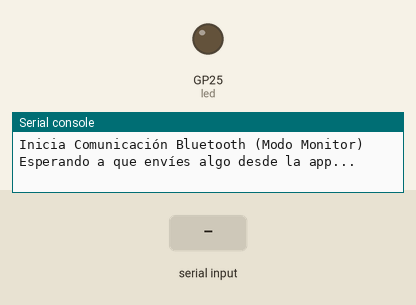
Recording of a program running on a simulated Raspberry Pi Pico running MicroPython. Shown: output pins drawn as LEDs (lit = HIGH), the last lines printed to the serial console. The inputs (shaded band) are chosen by the test bench.

Above: at 1.2 s.
1.3 s: "1" received over the second serial link
At 1.6 s:
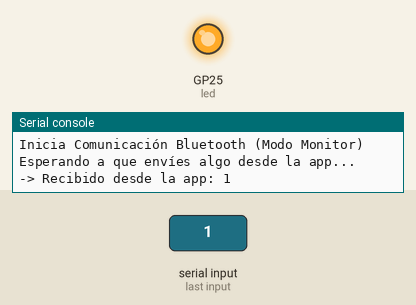
2.8 s: "0" received over the second serial link
At 3.9 s:
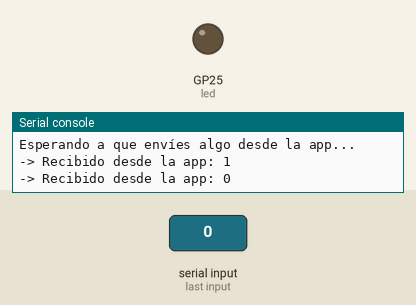
4.3 s: "2" received over the second serial link
At 5.1 s:
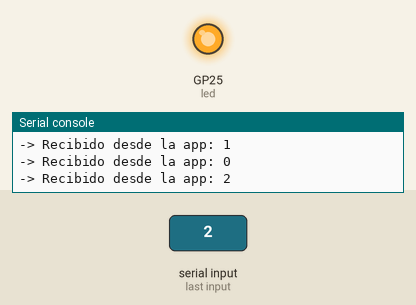
Timing chart, 0 to 7.3 s (numbered marks = the images above; inputs shaded):
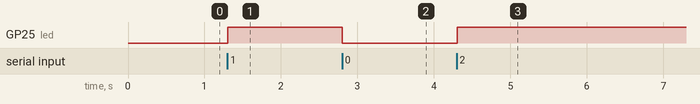

Measured:
- after the input at 1.3 s, GP25 (led): LOW → HIGH at once
- after the input at 2.8 s, GP25 (led): HIGH → LOW at once
- after the input at 4.3 s, GP25 (led): LOW → HIGH at once

The program:

act4v2.py
```python
from machine import Pin, UART
import time

# Configuración del UART0 para el Bluetooth (Pines 16 y 17)
bt = UART(0, baudrate=9600, tx=Pin(16), rx=Pin(17))

# Configuración del LED integrado de la tarjeta
led = Pin(25, Pin.OUT)

# Mensaje de bienvenida directo en la consola de Thonny
print('Inicia Comunicación Bluetooth (Modo Monitor)')
print('Esperando a que envíes algo desde la app...')

while True:
    # Revisa si la tablet ha enviado algún mensaje
    if bt.any() > 0:
        data = bt.read() # Lee los datos recibidos (llegan en formato de 'bytes')

        # Intentamos decodificar los bytes a texto normal para leerlo en Thonny
        try:
            texto = data.decode('utf-8').strip()
            print(f"-> Recibido desde la app: {texto}")
        except:
            # Por si envías un caracter extraño que no se pueda decodificar
            print(f"-> Dato crudo recibido: {data}")

        # ECO: Enviamos el mismo dato de regreso a la app de la tablet
        bt.write(data)

        # Cambia el estado del LED integrado
        led.toggle()

    time.sleep(0.1)
```
